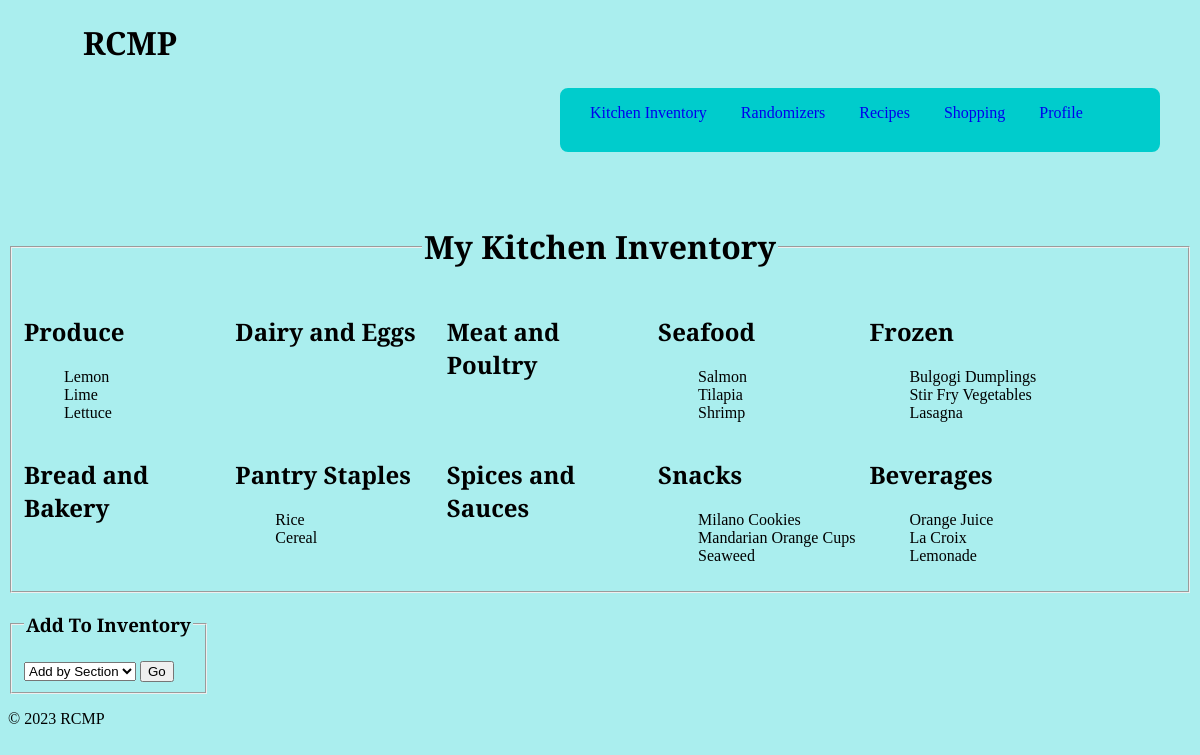
Before: /Kitchen-Inventory with the older database file.
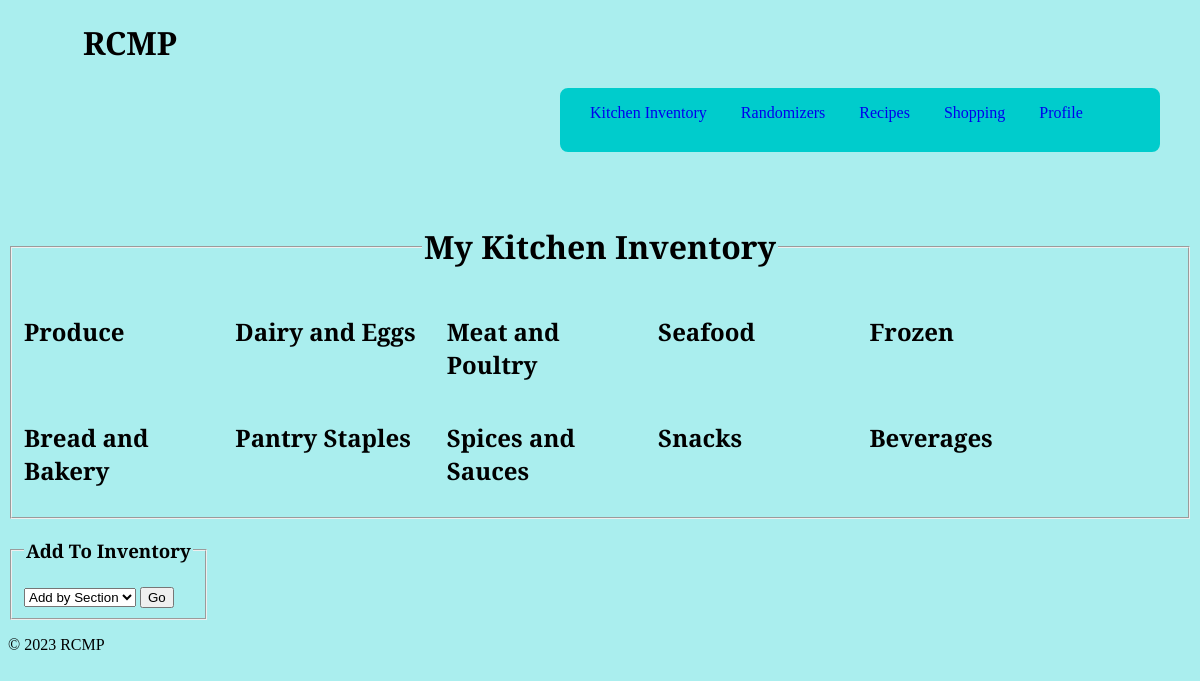
After: the same page with the newer database file.
### tables this page shows
CREATE TABLE KI_inventory(id INT PRIMARY KEY, item VARCHAR(50), CID VARCHAR(2), SID VARCHAR(4), stock_status BOOL, FOREIGN KEY (CID) REFERENCES KI_categories(id), FOREIGN KEY (SID) REFERENCES SS_all_stores(id));

### app.py (the view)
@app.route('/Kitchen-Inventory', methods=['POST', 'GET'])
def inventory():
    inv_data = ki.extract_inventory()
    return render_template('K-Inventory.html', data=inv_data)

### Kitchen_Inventory/inventory.py (called while the page is built)
def extract_inventory() -> dict:
	category_info = {id:name for id,name in curs.execute('SELECT id, name FROM KI_categories')}
	all_data = {category_info[data]:[] for data in category_info}
	item_info = [data for data in curs.execute('SELECT item, CID FROM KI_inventory')]
	for item,cid in item_info:
		cat_name = category_info[cid]
		all_data[cat_name].append(item)
	return all_data

### templates/K-Inventory.html (shortened to what this page needs)
{% extends 'base.html' %}
{% block head %}
    <link rel="stylesheet" type="text/css" href="../static/css/inventory.css">
{% endblock %}
{% block content %}
    <fieldset class="inventory-display">
        <legend class="page-title">
            <h1>My Kitchen Inventory</h1>
        </legend>
        <div class="category-grid">
            <div class="category">
                <h2>Produce</h2>
                <ul class="inventory-items">
                    {% for items in data['produce'] %}
                    <li>{{  items  }}</li>
                    {% endfor %}
                </ul>
            </div>
            <div class="category">
                <h2>Dairy and Eggs</h2>
            </div>
            <div class="category">
                <h2>Meat and Poultry</h2>
            </div>
            <div class="category">
                <h2>Seafood</h2>
                <ul class="inventory-items">
                    {% for items in data['seafood'] %}
                    <li>{{  items  }}</li>
                    {% endfor %}
                </ul>
            </div>
            <div class="category">
                <h2>Frozen</h2>
                <ul class="inventory-items">
                    {% for items in data['frozen'] %}
                    <li>{{  items  }}</li>
                    {% endfor %}
                </ul>
            </div>
        </div>
        <div class="category-grid">
            <div class="category">
                <h2>Bread and Bakery</h2>
        </div>
        <div class="category">
            <h2>Pantry Staples</h2>
            <ul class="inventory-items">
                {% for items in data['pantry'] %}
                <li>{{  items  }}</li>
                {% endfor %}
            </ul>
        </div>
        <div class="category">
            <h2>Spices and Sauces</h2>
        </div>
        <div class="category">
            <h2>Snacks</h2>
            <ul class="inventory-items">
                {% for items in data['snacks'] %}
                <li>{{  items  }}</li>
                {% endfor %}
            </ul>
        </div>
        <div class="category">
            <h2>Beverages</h2>
            <ul class="inventory-items">
                {% for items in data['beverages'] %}
                <li>{{  items  }}</li>
                {% endfor %}
            </ul>
        </div>
    </fieldset>
    <div class="add-inventory">
        <fieldset>
            <legend>
                <h3>Add To Inventory</h3>
            </legend>
            <form action="/add_inventory" method="post">
                <select name="add-inv">
                    <option value="Individual">Add by Section</option>
                </select>
                <input type="submit" value="Go">
            </form>
        </fieldset>
    </div>
{% endblock %}

Changed rows visible on the page:
removed KI_inventory: item "Lemon", shown under "Produce"
removed KI_inventory: item "Lime", shown under "Produce"
removed KI_inventory: item "Lettuce", shown under "Produce"
removed KI_inventory: item "Salmon", shown under "Seafood"
removed KI_inventory: item "Tilapia", shown under "Seafood"
removed KI_inventory: item "Shrimp", shown under "Seafood"
removed KI_inventory: item "Bulgogi Dumplings", shown under "Frozen"
removed KI_inventory: item "Stir Fry Vegetables", shown under "Frozen"
removed KI_inventory: item "Lasagna", shown under "Frozen"
removed KI_inventory: item "Rice", shown under "Pantry Staples"
removed KI_inventory: item "Cereal", shown under "Pantry Staples"
removed KI_inventory: item "Milano Cookies", shown under "Snacks"
removed KI_inventory: item "Mandarian Orange Cups", shown under "Snacks"
removed KI_inventory: item "Seaweed", shown under "Snacks"
removed KI_inventory: item "Orange Juice", shown under "Beverages"
removed KI_inventory: item "La Croix", shown under "Beverages"
removed KI_inventory: item "Lemonade", shown under "Beverages"
